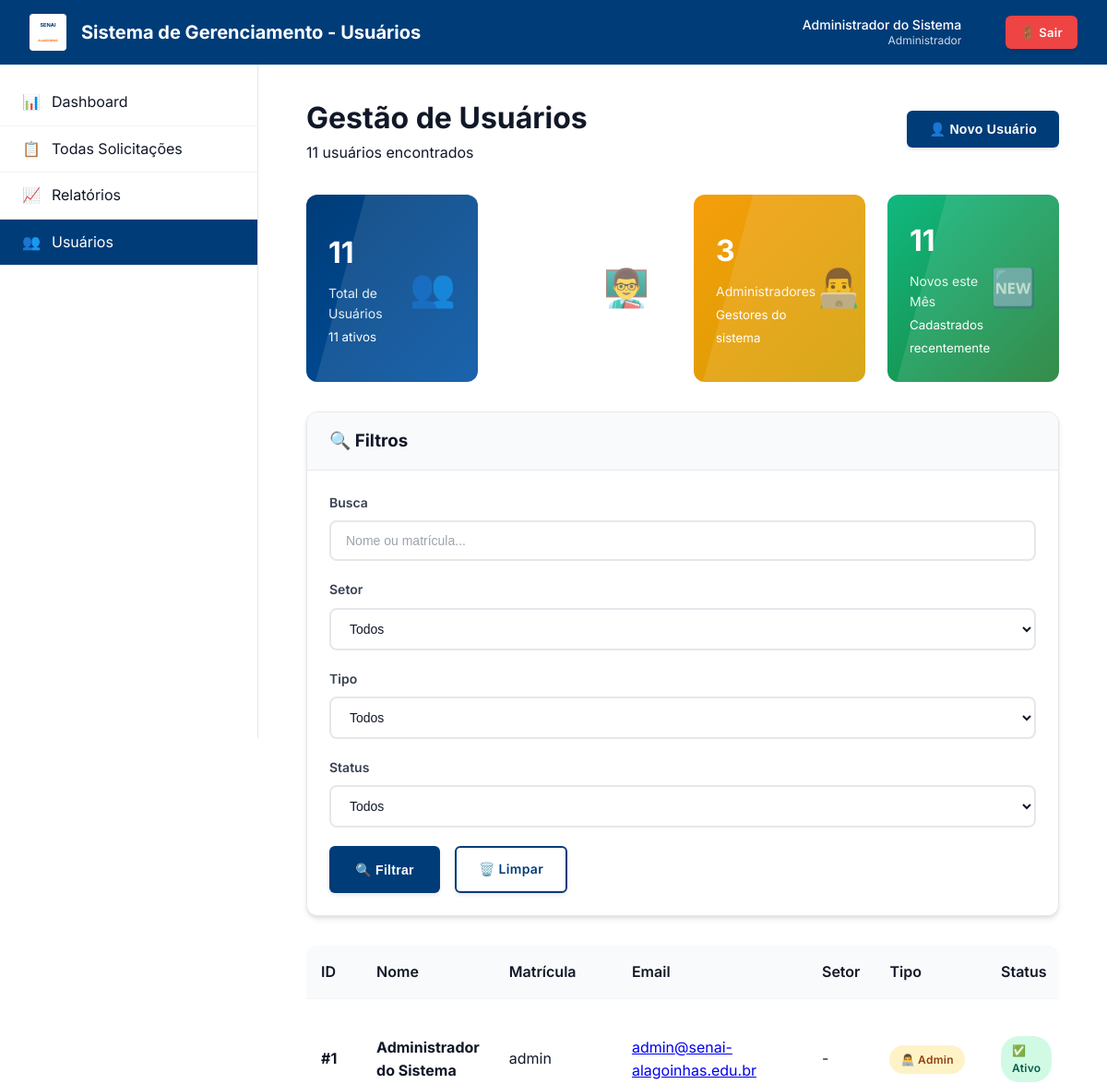
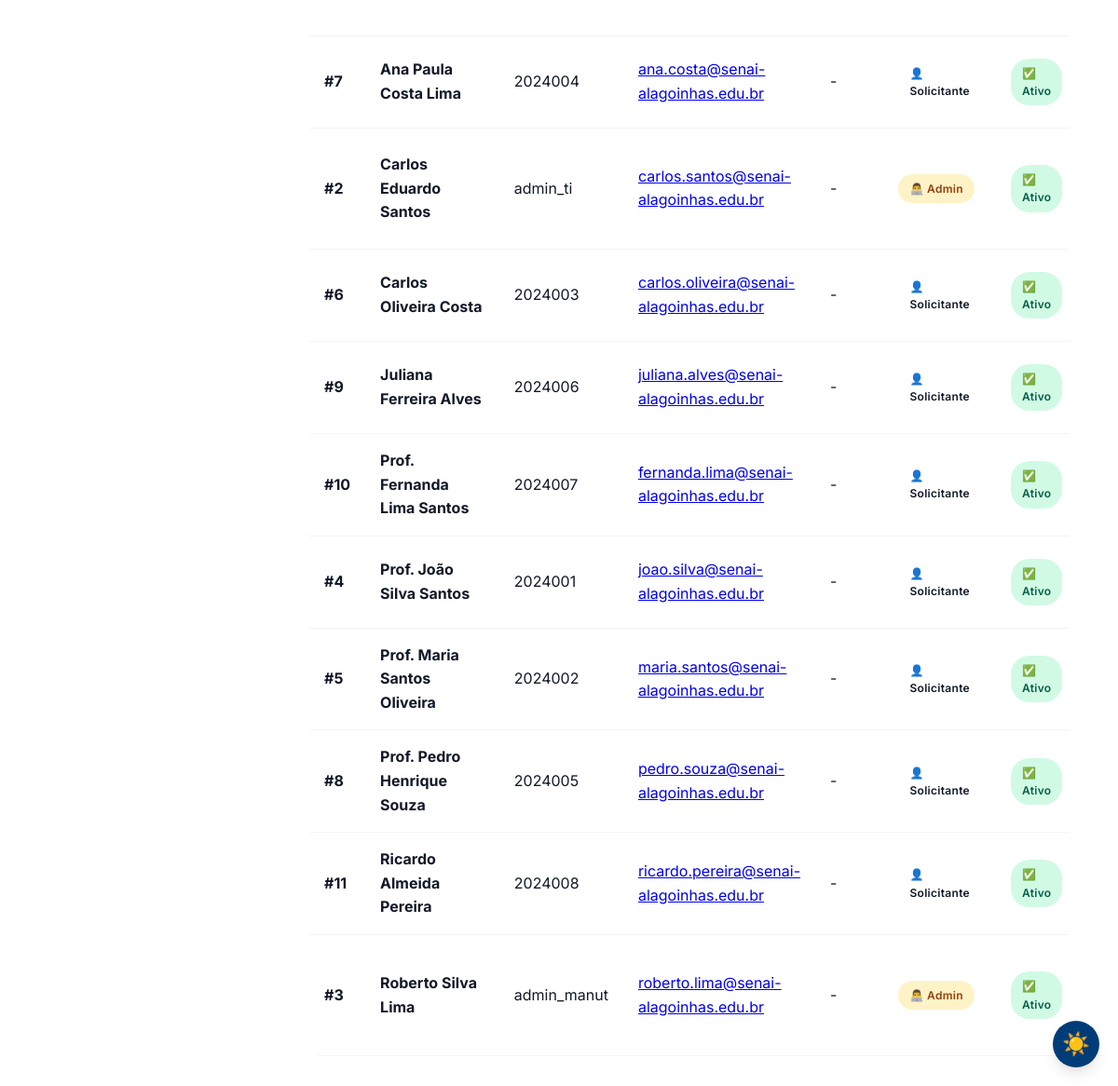
The page /views/admin/usuarios.php (signed in) on the database its author committed (2 pictures, top to bottom).
### tables this page shows
CREATE TABLE usuarios (
    id_usuario INT AUTO_INCREMENT PRIMARY KEY,
    nome VARCHAR(150) NOT NULL,
    matricula VARCHAR(20) NOT NULL UNIQUE,
    cargo VARCHAR(100) NOT NULL,
    email VARCHAR(150) NULL,
    setor_id INT NOT NULL,
    tipo_usuario ENUM('admin', 'solicitante') NOT NULL DEFAULT 'solicitante',
    senha_hash VARCHAR(255) NULL,
    ativo BOOLEAN DEFAULT TRUE,
    ultimo_acesso TIMESTAMP NULL,
    data_criacao TIMESTAMP DEFAULT CURRENT_TIMESTAMP,
    data_atualizacao TIMESTAMP DEFAULT CURRENT_TIMESTAMP ON UPDATE CURRENT_TIMESTAMP,
    FOREIGN KEY (setor_id) REFERENCES setores(id_setor) ON DELETE RESTRICT ON UPDATE CASCADE,
    INDEX idx_usuario_tipo (tipo_usuario),
    INDEX idx_usuario_matricula (matricula),
    INDEX idx_usuario_ativo (ativo),
    INDEX idx_usuario_setor (setor_id)
);

### utils/auth.php (called while the page is built, shortened)
<?php
require_once __DIR__ . '/../config/db.php';
class Auth {
    public static function isLoggedIn() {
        return isset($_SESSION['user_id']) && !empty($_SESSION['user_id']);
    }
    public static function getUser() {
        return [
            'id' => $_SESSION['user_id'],
            'nome' => $_SESSION['user_name'],
            'matricula' => $_SESSION['user_matricula'],
            'cargo' => $_SESSION['user_cargo'],
            'tipo' => $_SESSION['user_type'],
            'setor' => $_SESSION['user_setor']
        ];
    }
}
function getCurrentUser() {
    return Auth::getUser();
}
?>

### config/db.php (called while the page is built, shortened)
<?php
class Database {
    private static $host = 'localhost';
    private static $port = '3306';
    private static $dbname = 'senai_manutencao';
    private static $username = 'root';
    private static $password = '';
    private static $charset = 'utf8mb4';
    private static $pdo = null;
    public static function getConnection() {
        if (self::$pdo === null) {
            try {
                $dsn = "mysql:host=" . self::$host . ";port=" . self::$port . ";dbname=" . self::$dbname . ";charset=" . self::$charset;
                $options = [
                    PDO::ATTR_ERRMODE            => PDO::ERRMODE_EXCEPTION,
                    PDO::ATTR_DEFAULT_FETCH_MODE => PDO::FETCH_ASSOC,
                    PDO::ATTR_EMULATE_PREPARES   => false,
                    PDO::MYSQL_ATTR_INIT_COMMAND => "SET NAMES utf8mb4"
                ];
                self::$pdo = new PDO($dsn, self::$username, self::$password, $options);
            } catch (PDOException $e) {
                error_log("Erro de conexão com banco: " . $e->getMessage());
                throw new Exception("Erro de conexão com o banco de dados. Verifique as configurações.");
            }
        }
        return self::$pdo;
    }
    public static function execute($sql, $params = []) {
        try {
            $pdo = self::getConnection();
            $stmt = $pdo->prepare($sql);
            $stmt->execute($params);
            return $stmt;
        } catch (PDOException $e) {
            error_log("Erro na execução da query: " . $e->getMessage());
            throw new Exception("Erro na execução da operação no banco de dados.");
        }
    }
}
?>

### models/User.php (called while the page is built, shortened)
<?php
require_once __DIR__ . '/../config/db.php';
class User
{
    public static function getAll($filters = [], $limit = 50, $offset = 0)
    {
        try {
            $where = ['1 = 1'];
            $params = [];
            $whereClause = implode(' AND ', $where);
            $sql = "SELECT u.*, s.nome_setor
                    FROM usuarios u
                    LEFT JOIN setores s ON u.setor_id = s.id_setor
                    WHERE $whereClause
                    ORDER BY u.nome
                    LIMIT ? OFFSET ?";
            $params[] = $limit;
            $params[] = $offset;
            $stmt = Database::execute($sql, $params);
            return $stmt->fetchAll();
        } catch (Exception $e) {
            error_log("Erro ao listar usuários: " . $e->getMessage());
            return [];
        }
    }
    public static function getStats($filters = [])
    {
        try {
            $where = ['1 = 1'];
            $params = [];
            $whereClause = implode(' AND ', $where);
            $sql = "
                SELECT
                    COUNT(*) AS total,
                    COUNT(CASE WHEN u.ativo = 1 THEN 1 END) AS ativos,
                    COUNT(CASE WHEN u.ativo = 0 THEN 1 END) AS inativos,
                    COUNT(CASE WHEN u.tipo_usuario = 'solicitante' THEN 1 END) AS solicitantes,
                    COUNT(CASE WHEN u.tipo_usuario = 'admin' THEN 1 END) AS admins,
                    COUNT(CASE
                        WHEN YEAR(u.data_criacao) = YEAR(CURDATE())
                        AND MONTH(u.data_criacao) = MONTH(CURDATE())
                    THEN 1 END) AS novos_mes
                FROM usuarios u
                WHERE $whereClause
            ";
            $stmt = Database::execute($sql, $params);
            $result = $stmt->fetch() ?: [];
            return [
                'total' => (int)($result['total'] ?? 0),
                'ativos' => (int)($result['ativos'] ?? 0),
                'inativos' => (int)($result['inativos'] ?? 0),
                'solicitantes' => (int)($result['solicitantes'] ?? 0),
                'admins' => (int)($result['admins'] ?? 0),
                'novos_mes' => (int)($result['novos_mes'] ?? 0)
            ];
        } catch (Exception $e) {
            error_log("Erro ao obter estatísticas de usuários: " . $e->getMessage());
            return [
                'total' => 0,
                'ativos' => 0,
                'inativos' => 0,
                'solicitantes' => 0,
                'admins' => 0,
                'novos_mes' => 0
            ];
        }
    }
}

### views/admin/usuarios.php (the view, shortened to what this page needs)
<?php
require_once __DIR__ . '/../../config/db.php';
require_once __DIR__ . '/../../utils/auth.php';
require_once __DIR__ . '/../../models/User.php';
$currentUser = getCurrentUser();
$filters = [
    'setor_id' => $_GET['setor_id'] ?? '',
    'tipo_usuario' => $_GET['tipo_usuario'] ?? '',
    'ativo' => $_GET['ativo'] ?? '',
    'search' => $_GET['search'] ?? ''
];
$users = User::getAll($filters, 50, 0);
$stats = User::getStats($filters);
?>
<!DOCTYPE html>
<html lang="pt-BR">
<head>
    <link rel="stylesheet" href="../../public/css/style.css">
    <link rel="stylesheet" href="../../public/css/components.css">
    <link rel="stylesheet" href="../../public/css/responsive.css">
    <link rel="stylesheet" href="../../public/css/alerts.css">
</head>
<body data-logged-in="true" data-admin="true">
    <header class="header">
        <div class="header-brand">
            <svg width="40" height="40" viewBox="0 0 100 100" fill="none" xmlns="http://www.w3.org/2000/svg">
                <text x="50" y="35" text-anchor="middle" fill="#003C78" font-size="14" font-weight="bold">SENAI</text>
            </svg>
            <span>Sistema de Gerenciamento - Usuários</span>
        </div>
        <nav class="header-nav">
            <div class="header-user">
                <div class="user-info">
                    <div class="user-name" data-user-info="nome"><?php echo htmlspecialchars($currentUser['nome']); ?></div>
                    <div class="user-role">Administrador</div>
                </div>
            </div>
            <a href="../../controllers/AuthController.php?action=logout" class="btn btn-danger btn-sm" style="margin-left: 1rem;">
                🚪 Sair
            </a>
        </nav>
    </header>
    <aside class="sidebar">
        <nav class="sidebar-nav">
            <a href="dashboard.php" class="nav-item">
                <span>📊</span>
                Dashboard
            </a>
            <a href="solicitacoes.php" class="nav-item">
                <span>📋</span>
                Todas Solicitações
            </a>
            <a href="relatorios.php" class="nav-item">
                <span>📈</span>
                Relatórios
            </a>
            <a href="usuarios.php" class="nav-item active">
                <span>👥</span>
                Usuários
            </a>
        </nav>
    </aside>
    <main class="content">
        <div class="container-fluid">
            <div class="d-flex justify-between align-center mb-4">
                <div>
                    <h1>Gestão de Usuários</h1>
                    <p class="text-secondary"><?php echo count($users); ?> usuários encontrados</p>
                </div>
                <button onclick="AppUtils.Modal.show('create-user-modal')" class="btn btn-primary">
                    👤 Novo Usuário
                </button>
            </div>
            <div class="stats-grid mb-4">
                <div class="stat-card stat-card-primary">
                    <div class="stat-card-content">
                        <h3><?php echo $stats['total']; ?></h3>
                        <p>Total de Usuários</p>
                        <small><?php echo $stats['ativos']; ?> ativos</small>
                    </div>
                    <div class="stat-card-icon">👥</div>
                </div>
                <div class="stat-card stat-card-info">
                    <div class="stat-card-content">
                        <h3><?php echo $stats['solicitantes']; ?></h3>
                        <p>Solicitantes</p>
                        <small>Professores e funcionários</small>
                    </div>
                    <div class="stat-card-icon">👨‍🏫</div>
                </div>
                <div class="stat-card stat-card-warning">
                    <div class="stat-card-content">
                        <h3><?php echo $stats['admins']; ?></h3>
                        <p>Administradores</p>
                        <small>Gestores do sistema</small>
                    </div>
                    <div class="stat-card-icon">👨‍💻</div>
                </div>
                <div class="stat-card stat-card-success">
                    <div class="stat-card-content">
                        <h3><?php echo $stats['novos_mes']; ?></h3>
                        <p>Novos este Mês</p>
                        <small>Cadastrados recentemente</small>
                    </div>
                    <div class="stat-card-icon">🆕</div>
                </div>
            </div>
            <div class="card mb-4">
                <div class="card-header">
                    <h3>🔍 Filtros</h3>
                </div>
                <div class="card-body">
                    <form method="GET" class="row">
                        <div class="col-md-3">
                            <div class="form-group">
                                <label class="form-label">Busca</label>
                                <input type="text"
                                    name="search"
                                    class="form-control"
                                    placeholder="Nome ou matrícula..."
                                    value="<?php echo htmlspecialchars($filters['search']); ?>">
                            </div>
                        </div>
                        <div class="col-md-2">
                            <div class="form-group">
                                <label class="form-label">Setor</label>
                                <select name="setor_id" class="form-control">
                                    <option value="">Todos</option>
                                </select>
                            </div>
                        </div>
                        <div class="col-md-2">
                            <div class="form-group">
                                <label class="form-label">Tipo</label>
                                <select name="tipo_usuario" class="form-control">
                                    <option value="">Todos</option>
                                </select>
                            </div>
                        </div>
                        <div class="col-md-2">
                            <div class="form-group">
                                <label class="form-label">Status</label>
                                <select name="ativo" class="form-control">
                                    <option value="">Todos</option>
                                </select>
                            </div>
                        </div>
                        <div class="col-md-3 d-flex align-items-end gap-2">
                            <button type="submit" class="btn btn-primary">
                                🔍 Filtrar
                            </button>
                            <a href="usuarios.php" class="btn btn-outline">
                                🗑️ Limpar
                            </a>
                        </div>
                    </form>
                </div>
            </div>
            <div class="table-container">
                <table class="table">
                    <thead>
                        <tr>
                            <th>ID</th>
                            <th>Nome</th>
                            <th>Matrícula</th>
                            <th>Email</th>
                            <th>Setor</th>
                            <th>Tipo</th>
                            <th>Status</th>
                        </tr>
                    </thead>
                    <tbody>
                        <?php foreach ($users as $user): ?>
                            <tr id="user-<?php echo $user['id_usuario']; ?>">
                                <td><strong>#<?php echo $user['id_usuario']; ?></strong></td>
                                <td>
                                    <div>
                                        <strong><?php echo htmlspecialchars($user['nome']); ?></strong>
                                    </div>
                                </td>
                                <td><?php echo htmlspecialchars($user['matricula']); ?></td>
                                <td>
                                    <?php if ($user['email']): ?>
                                        <a href="mailto:<?php echo htmlspecialchars($user['email']); ?>">
                                            <?php echo htmlspecialchars($user['email']); ?>
                                        </a>
                                    <?php else: ?>
                                        <span class="text-muted">-</span>
                                    <?php endif; ?>
                                </td>
                                <td><?php echo htmlspecialchars($user['setor_nome'] ?? '-'); ?></td>
                                <td>
                                    <span class="badge <?php echo $user['tipo_usuario'] === 'admin' ? 'badge-warning' : 'badge-secondary'; ?>">
                                        <?php echo $user['tipo_usuario'] === 'admin' ? '👨‍💻 Admin' : '👤 Solicitante'; ?>
                                    </span>
                                </td>
                                <td>
                                    <span class="badge <?php echo $user['ativo'] ? 'badge-success' : 'badge-danger'; ?>">
                                        <?php echo $user['ativo'] ? '✅ Ativo' : '❌ Inativo'; ?>
                                    </span>
                                </td>
                            </tr>
                        <?php endforeach; ?>
                    </tbody>
                </table>
            </div>
        </div>
    </main>
</body>
</html>

### rows shown on the page
usuarios: nome "Administrador do Sistema", id_usuario "1", matricula "admin", email "admin@senai-alagoinhas.edu.br", setor_nome "-", tipo_usuario "👨‍💻 Admin", ativo "✅ Ativo"
usuarios: id_usuario "7", nome "Ana Paula Costa Lima", matricula "2024004", email "ana.costa@senai-alagoinhas.edu.br", setor_nome "-", tipo_usuario "👤 Solicitante", ativo "✅ Ativo"
usuarios: id_usuario "2", nome "Carlos Eduardo Santos", matricula "admin_ti", email "carlos.santos@senai-alagoinhas.edu.br", setor_nome "-", tipo_usuario "👨‍💻 Admin", ativo "✅ Ativo"
usuarios: id_usuario "6", nome "Carlos Oliveira Costa", matricula "2024003", email "carlos.oliveira@senai-alagoinhas.edu.br", setor_nome "-", tipo_usuario "👤 Solicitante", ativo "✅ Ativo"
usuarios: id_usuario "9", nome "Juliana Ferreira Alves", matricula "2024006", email "juliana.alves@senai-alagoinhas.edu.br", setor_nome "-", tipo_usuario "👤 Solicitante", ativo "✅ Ativo"
usuarios: id_usuario "10", nome "Prof. Fernanda Lima Santos", matricula "2024007", email "fernanda.lima@senai-alagoinhas.edu.br", setor_nome "-", tipo_usuario "👤 Solicitante", ativo "✅ Ativo"
usuarios: id_usuario "4", nome "Prof. João Silva Santos", matricula "2024001", email "joao.silva@senai-alagoinhas.edu.br", setor_nome "-", tipo_usuario "👤 Solicitante", ativo "✅ Ativo"
usuarios: id_usuario "5", nome "Prof. Maria Santos Oliveira", matricula "2024002", email "maria.santos@senai-alagoinhas.edu.br", setor_nome "-", tipo_usuario "👤 Solicitante", ativo "✅ Ativo"
usuarios: id_usuario "8", nome "Prof. Pedro Henrique Souza", matricula "2024005", email "pedro.souza@senai-alagoinhas.edu.br", setor_nome "-", tipo_usuario "👤 Solicitante", ativo "✅ Ativo"
usuarios: id_usuario "11", nome "Ricardo Almeida Pereira", matricula "2024008", email "ricardo.pereira@senai-alagoinhas.edu.br", setor_nome "-", tipo_usuario "👤 Solicitante", ativo "✅ Ativo"
usuarios: id_usuario "3", nome "Roberto Silva Lima", matricula "admin_manut", email "roberto.lima@senai-alagoinhas.edu.br", setor_nome "-", tipo_usuario "👨‍💻 Admin", ativo "✅ Ativo"

### other values the page prints
count($users) "11"
$stats['total'] "11"
$stats['ativos'] "11"
$stats['admins'] "3"
$stats['novos_mes'] "11"
